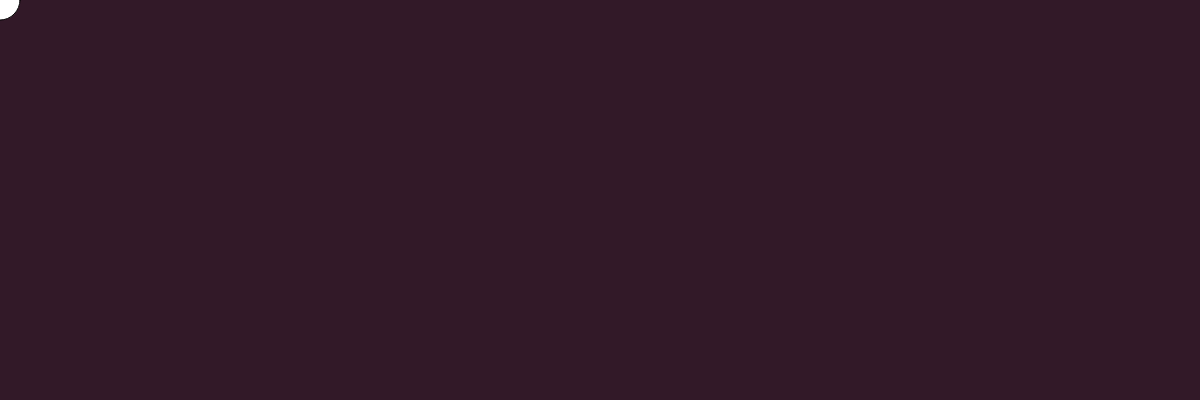
Frame 1 (no input)
Frame 60 (no input): identical to frame 1, image omitted
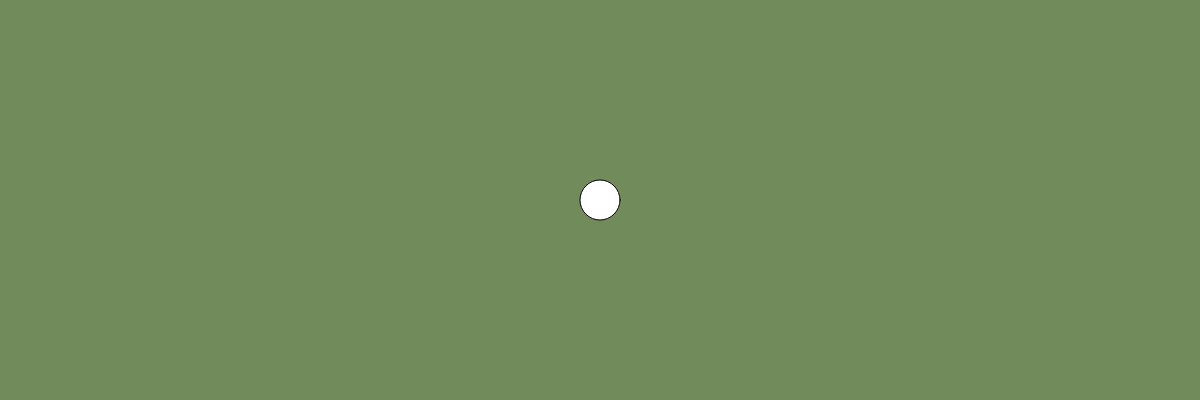
Frame 120 (the mouse pressed at the canvas centre since frame 60)

The p5.js sketch that drew these frames (run headless with seeded random() and noise() and a simulated clock; from frame 60 on, the mouse is pressed at the canvas centre):

// p5.js sketch
// ── sketch.js

var r = 0;
var b=255;

// INITIALIZE ALL YOUR VARIABLES
// Ideally you would create 3 variables. red blue green or r, g, b


function setup(){


  createCanvas(1200,400);
}


function draw(){

  let r = map(mouseX, 0, width, 50, 175);
  let g = map(mouseX, 0, width, 25, 255);
  let b = map(mouseX, 0, width, 40, 140);
  background(r,g,b);
  // change the value of Red based on the mouse movement about the X axis
  // change the value of Green based on the mouse movement about the X axis
  // change the value of Blue based on the mouse movement about the X axis

  // Use the map() function to do so. 

  // Pass the values to the background() function you have learnt previously.
  
  // Create an ellipse that will move around with you mouse about the X axis.
  // Remember to fill the canvas with white paint before creating the ellipse.

  ellipse(mouseX,mouseY,40);
}
